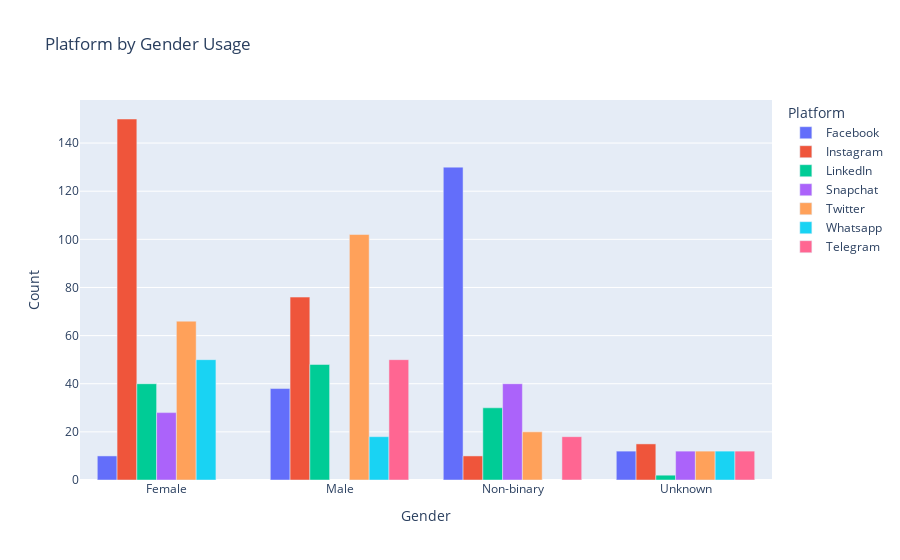

Here is the notebook cell this chart was saved with:
### Code cell
plt = px.bar(gender_platform_grouped, x='Gender', y='Count', color='Platform', title='Platform by Gender Usage', barmode='group')
plt.show()

### Figure 1 — Plotly figure (JSON) as saved in the notebook; plotly's stock layout.template omitted (floating-point values rounded to 4 significant figures)
{"data": [{"alignmentgroup": "True", "hovertemplate": "Platform=Facebook<br>Gender=%{x}<br>Count=%{y}<extra></extra>", "legendgroup": "Facebook", "marker": {"color": "#636efa", "pattern": {"shape": ""}}, "name": "Facebook", "offsetgroup": "Facebook", "orientation": "v", "showlegend": true, "textposition": "auto", "type": "bar", "x": ["Female", "Male", "Non-binary", "Unknown"], "xaxis": "x", "y": [10, 38, 130, 12], "yaxis": "y"}, {"alignmentgroup": "True", "hovertemplate": "Platform=Instagram<br>Gender=%{x}<br>Count=%{y}<extra></extra>", "legendgroup": "Instagram", "marker": {"color": "#EF553B", "pattern": {"shape": ""}}, "name": "Instagram", "offsetgroup": "Instagram", "orientation": "v", "showlegend": true, "textposition": "auto", "type": "bar", "x": ["Female", "Male", "Non-binary", "Unknown"], "xaxis": "x", "y": [150, 76, 10, 15], "yaxis": "y"}, {"alignmentgroup": "True", "hovertemplate": "Platform=LinkedIn<br>Gender=%{x}<br>Count=%{y}<extra></extra>", "legendgroup": "LinkedIn", "marker": {"color": "#00cc96", "pattern": {"shape": ""}}, "name": "LinkedIn", "offsetgroup": "LinkedIn", "orientation": "v", "showlegend": true, "textposition": "auto", "type": "bar", "x": ["Female", "Male", "Non-binary", "Unknown"], "xaxis": "x", "y": [40, 48, 30, 2], "yaxis": "y"}, {"alignmentgroup": "True", "hovertemplate": "Platform=Snapchat<br>Gender=%{x}<br>Count=%{y}<extra></extra>", "legendgroup": "Snapchat", "marker": {"color": "#ab63fa", "pattern": {"shape": ""}}, "name": "Snapchat", "offsetgroup": "Snapchat", "orientation": "v", "showlegend": true, "textposition": "auto", "type": "bar", "x": ["Female", "Non-binary", "Unknown"], "xaxis": "x", "y": [28, 40, 12], "yaxis": "y"}, {"alignmentgroup": "True", "hovertemplate": "Platform=Twitter<br>Gender=%{x}<br>Count=%{y}<extra></extra>", "legendgroup": "Twitter", "marker": {"color": "#FFA15A", "pattern": {"shape": ""}}, "name": "Twitter", "offsetgroup": "Twitter", "orientation": "v", "showlegend": true, "textposition": "auto", "type": "bar", "x": ["Female", "Male", "Non-binary", "Unknown"], "xaxis": "x", "y": [66, 102, 20, 12], "yaxis": "y"}, {"alignmentgroup": "True", "hovertemplate": "Platform=Whatsapp<br>Gender=%{x}<br>Count=%{y}<extra></extra>", "legendgroup": "Whatsapp", "marker": {"color": "#19d3f3", "pattern": {"shape": ""}}, "name": "Whatsapp", "offsetgroup": "Whatsapp", "orientation": "v", "showlegend": true, "textposition": "auto", "type": "bar", "x": ["Female", "Male", "Unknown"], "xaxis": "x", "y": [50, 18, 12], "yaxis": "y"}, {"alignmentgroup": "True", "hovertemplate": "Platform=Telegram<br>Gender=%{x}<br>Count=%{y}<extra></extra>", "legendgroup": "Telegram", "marker": {"color": "#FF6692", "pattern": {"shape": ""}}, "name": "Telegram", "offsetgroup": "Telegram", "orientation": "v", "showlegend": true, "textposition": "auto", "type": "bar", "x": ["Male", "Non-binary", "Unknown"], "xaxis": "x", "y": [50, 18, 12], "yaxis": "y"}], "layout": {"barmode": "group", "legend": {"title": {"text": "Platform"}, "tracegroupgap": 0}, "title": {"text": "Platform by Gender Usage"}, "xaxis": {"anchor": "y", "domain": [0, 1], "title": {"text": "Gender"}}, "yaxis": {"anchor": "x", "domain": [0, 1], "title": {"text": "Count"}}}}
